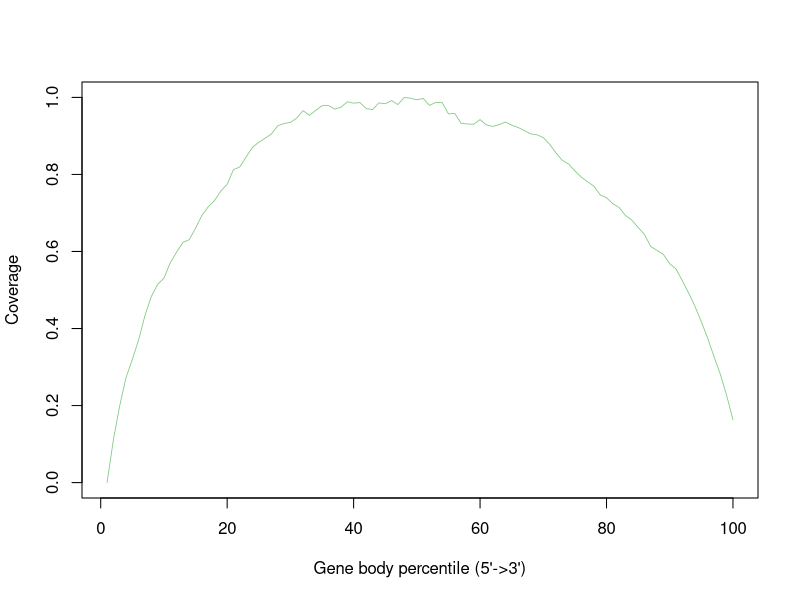

Generate this figure with R:
MI_6Hr_SRR12108306.gencode.Aligned.sortedByCoord.out <- c(0.0,0.11056635742343214,0.1993072877598191,0.2725855941920876,0.3196944634322533,0.3706246195698141,0.43407794815195855,0.48310716657677305,0.5146660602892587,0.530551576974112,0.5709218923966651,0.5983239580545823,0.6236989114323864,0.6306412857049761,0.660491969890034,0.6934928586581404,0.7157578169304085,0.732096730137558,0.7570487907346272,0.774603694003103,0.8125364831681741,0.8195842340025207,0.845154688633058,0.8704852729322277,0.8836074279383769,0.8939398771253828,0.9053579822052265,0.9262225414330935,0.9323413146835307,0.9350824918229175,0.9463758088691016,0.9656181236593953,0.953646791630328,0.9660923181873013,0.9784116701769079,0.9794058148450618,0.9697167172982559,0.9744018146953162,0.9886262639987909,0.9850642589046661,0.9865187327636529,0.9709410265618262,0.9683787122706846,0.9857741641628179,0.9835085680850444,0.9917251668346684,0.9813455755016133,1.0,0.9978439400851055,0.9939436207663926,0.9972588228606132,0.9792241789294018,0.9871274210611697,0.9867683088309719,0.9571658141795256,0.9584136945161206,0.9326491251665574,0.931035199931228,0.9302254642461486,0.9424269608706323,0.9286378831512584,0.9245767259224955,0.929220227308336,0.9360003771371684,0.9278933145504233,0.9221253343279402,0.913806132083974,0.9054744510366419,0.9029121367455003,0.8956148098438347,0.8784356572100446,0.8560251128985071,0.8365872968554802,0.8270562641513096,0.8091880042649777,0.7933302182542709,0.7809359934444686,0.7697993547072126,0.7468133989071342,0.7396103562975668,0.723845468045251,0.7142562009253726,0.693427691573896,0.6815187535616585,0.6623568577263897,0.6443638098063983,0.6127910507568394,0.6027137237719817,0.5922648057535602,0.5681613037853757,0.5545344505097591,0.5235412625498632,0.49190194988235264,0.45732457228901463,0.41720383293378055,0.37502131795575017,0.32721918186192067,0.2813276892167887,0.22627952796846468,0.163036952509834)


pdf("/athena/angsd/scratch/pes4008/project/QC/rseqc/MI_6Hr_SRR12108306.geneBodyCoverage.curves.pdf")
x=1:100
icolor = colorRampPalette(c("#7fc97f","#beaed4","#fdc086","#ffff99","#386cb0","#f0027f"))(1)
plot(x,MI_6Hr_SRR12108306.gencode.Aligned.sortedByCoord.out,type='l',xlab="Gene body percentile (5'->3')", ylab="Coverage",lwd=0.8,col=icolor[1])
dev.off()
